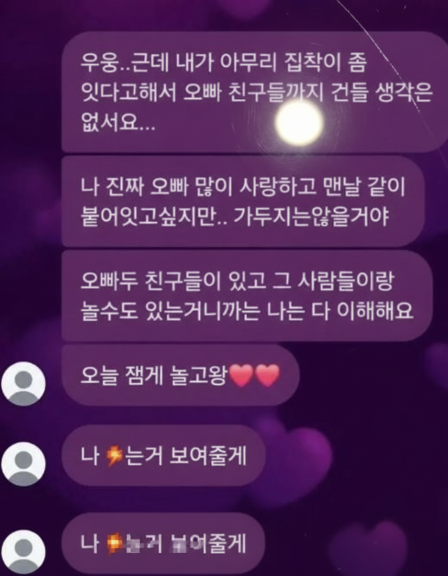
#> input picture jobs/2026-11-22-kakao-menhera/src/gemini_real.png, 896 x 1152 px (shown at 1/2 size)
$ python fix_real.py
#> lines starting #> are read from the running program, lines starting #| are printed output that depends on the picture
"""Gemini 실사본(kk_menhera_real): 아래에 한 번 더 찍힌 마지막 말풍선을 지운다."""
import numpy as np, cv2
from PIL import Image
im = np.array(Image.open("src/gemini_real.png").convert("RGB")).astype(np.float32)
H, W, _ = im.shape
#> H = 1152; W = 896
Y = 1020
band = im[980:Y].copy()                 # 말풍선 사이 빈 배경 줄
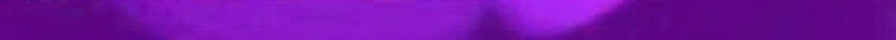
#> band: shape (40, 896, 3) float32; mean R, G, B 42.3, 6.1, 61.1; drawn with min black and max white
fill = np.concatenate([band, band[::-1]] * 4, 0)[:H - Y]
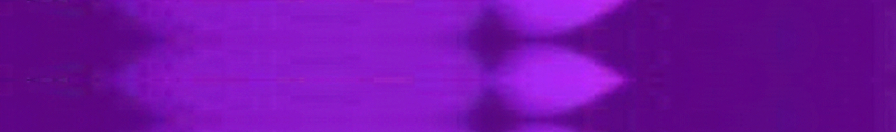
#> fill: shape (132, 896, 3) float32; mean R, G, B 42.1, 6, 60.8; drawn with min black and max white
fill = cv2.GaussianBlur(fill, (0, 0), 6)
fill += np.random.default_rng(1).normal(0, 2.5, fill.shape)
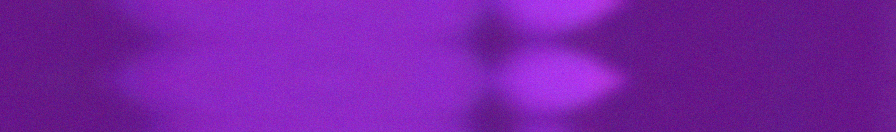
#> fill: shape (132, 896, 3) float32; mean R, G, B 42.1, 6, 60.8; drawn with min black and max white
# 오른쪽 하트 배경은 원본 아랫부분을 살린다(말풍선이 없는 x>620 영역)
keep = np.zeros((H - Y, W, 1), np.float32); keep[:, 640:] = 1
keep = cv2.GaussianBlur(keep, (0, 0), 25)[..., None] if keep.ndim == 2 else cv2.GaussianBlur(keep[..., 0], (0, 0), 25)[..., None]
out = im.copy()
out[Y:] = fill * (1 - keep) + im[Y:] * keep
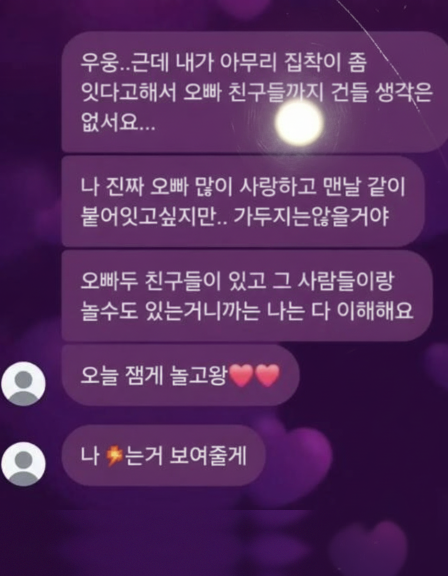
#> out: shape (1152, 896, 3) float32 (shown at 1/2 size); mean R, G, B 80.9, 39.4, 90; drawn with min black and max white
# 이음매 부드럽게
a = np.linspace(0, 1, 12)[:, None, None]
out[Y - 6:Y + 6] = im[Y - 6:Y + 6] * (1 - a) + out[Y - 6:Y + 6] * a
Image.fromarray(np.clip(out, 0, 255).astype(np.uint8)).save("out/01_real.jpg", quality=93)
